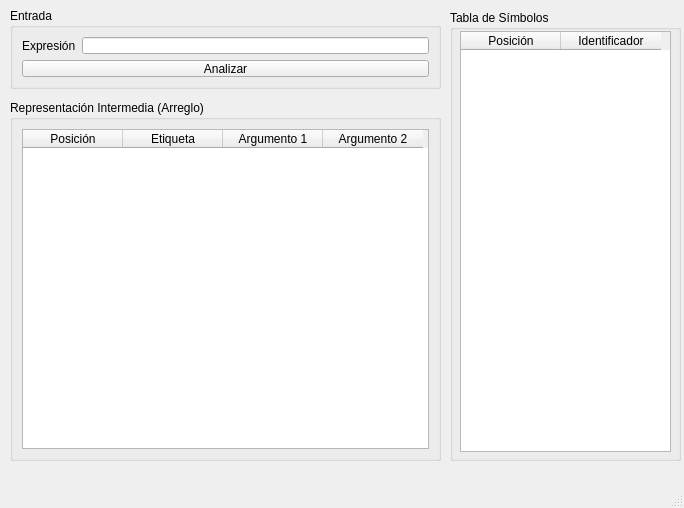
<?xml version="1.0" encoding="UTF-8"?>
<ui version="4.0">
 <class>MainWindow</class>
 <widget class="QMainWindow" name="MainWindow">
  <property name="geometry">
   <rect>
    <x>0</x>
    <y>0</y>
    <width>684</width>
    <height>508</height>
   </rect>
  </property>
  <property name="windowTitle">
   <string>Analizador Sintáctico</string>
  </property>
  <widget class="QWidget" name="centralwidget">
   <widget class="QGroupBox" name="groupBox">
    <property name="geometry">
     <rect>
      <x>10</x>
      <y>8</y>
      <width>431</width>
      <height>81</height>
     </rect>
    </property>
    <property name="title">
     <string>Entrada</string>
    </property>
    <layout class="QFormLayout" name="formLayout">
     <item row="0" column="0">
      <widget class="QLabel" name="label">
       <property name="text">
        <string>Expresión</string>
       </property>
      </widget>
     </item>
     <item row="0" column="1">
      <widget class="QLineEdit" name="lineEdit_expresion"/>
     </item>
     <item row="1" column="0" colspan="2">
      <widget class="QPushButton" name="pushButton_analizar">
       <property name="text">
        <string>Analizar</string>
       </property>
      </widget>
     </item>
    </layout>
   </widget>
   <widget class="QGroupBox" name="groupBox_2">
    <property name="geometry">
     <rect>
      <x>10</x>
      <y>100</y>
      <width>431</width>
      <height>361</height>
     </rect>
    </property>
    <property name="title">
     <string>Representación Intermedia (Arreglo)</string>
    </property>
    <layout class="QGridLayout" name="gridLayout">
     <item row="0" column="0">
      <widget class="QTableWidget" name="tableWidget_representacionIntermedia">
       <attribute name="horizontalHeaderVisible">
        <bool>true</bool>
       </attribute>
       <attribute name="horizontalHeaderCascadingSectionResizes">
        <bool>false</bool>
       </attribute>
       <attribute name="horizontalHeaderHighlightSections">
        <bool>true</bool>
       </attribute>
       <attribute name="horizontalHeaderShowSortIndicator" stdset="0">
        <bool>false</bool>
       </attribute>
       <attribute name="verticalHeaderVisible">
        <bool>false</bool>
       </attribute>
       <column>
        <property name="text">
         <string>Posición</string>
        </property>
       </column>
       <column>
        <property name="text">
         <string>Etiqueta</string>
        </property>
       </column>
       <column>
        <property name="text">
         <string>Argumento 1</string>
        </property>
       </column>
       <column>
        <property name="text">
         <string>Argumento 2</string>
        </property>
       </column>
      </widget>
     </item>
    </layout>
   </widget>
   <widget class="QGroupBox" name="groupBox_3">
    <property name="geometry">
     <rect>
      <x>450</x>
      <y>10</y>
      <width>231</width>
      <height>451</height>
     </rect>
    </property>
    <property name="title">
     <string>Tabla de Símbolos</string>
    </property>
    <widget class="QTableWidget" name="tableWidget_simbolos">
     <property name="geometry">
      <rect>
       <x>10</x>
       <y>21</y>
       <width>211</width>
       <height>421</height>
      </rect>
     </property>
     <attribute name="verticalHeaderVisible">
      <bool>false</bool>
     </attribute>
     <column>
      <property name="text">
       <string>Posición</string>
      </property>
     </column>
     <column>
      <property name="text">
       <string>Identificador</string>
      </property>
     </column>
    </widget>
   </widget>
  </widget>
  <widget class="QMenuBar" name="menubar">
   <property name="geometry">
    <rect>
     <x>0</x>
     <y>0</y>
     <width>684</width>
     <height>21</height>
    </rect>
   </property>
  </widget>
  <widget class="QStatusBar" name="statusbar"/>
 </widget>
 <resources/>
 <connections/>
</ui>
